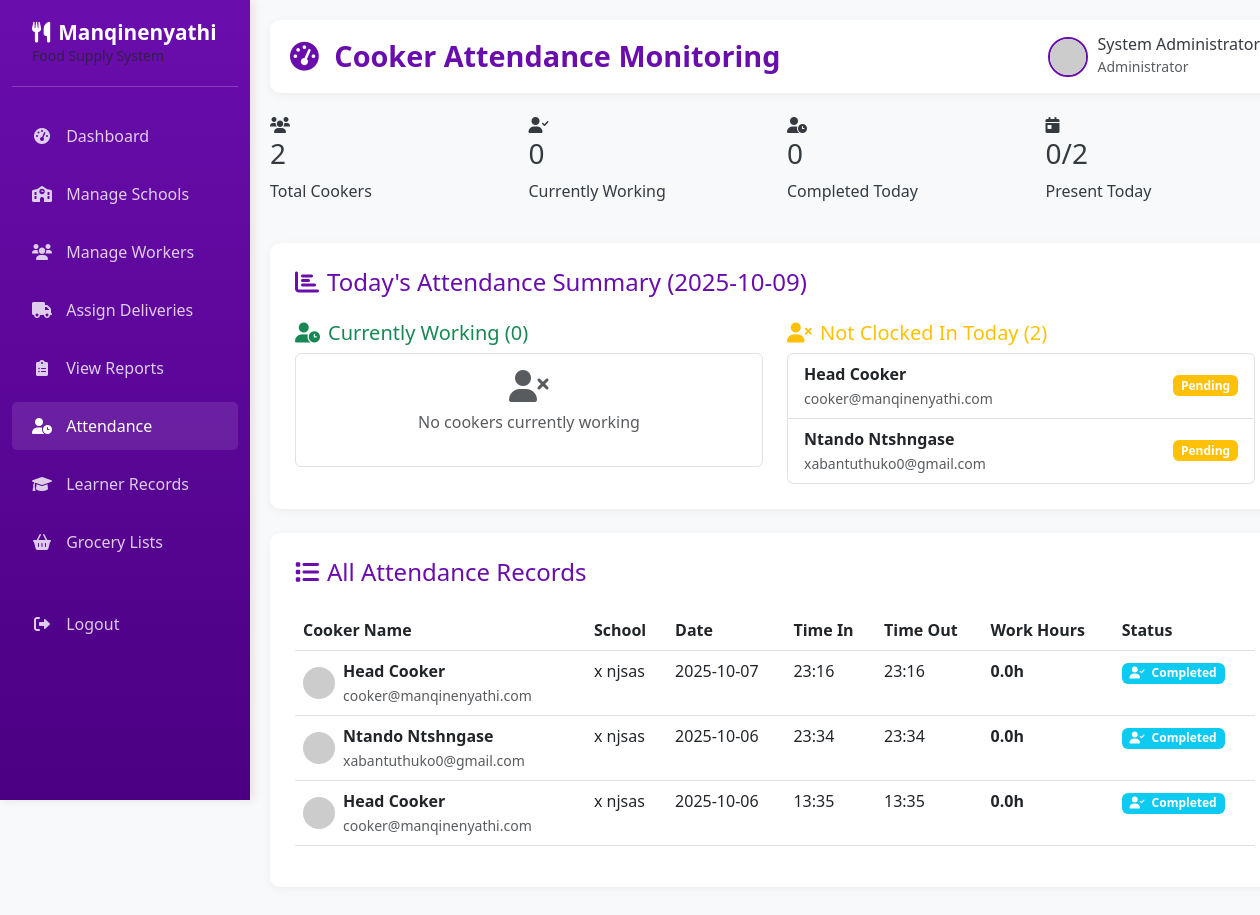
The page /admin/attendance (signed in) on the database as committed earlier.
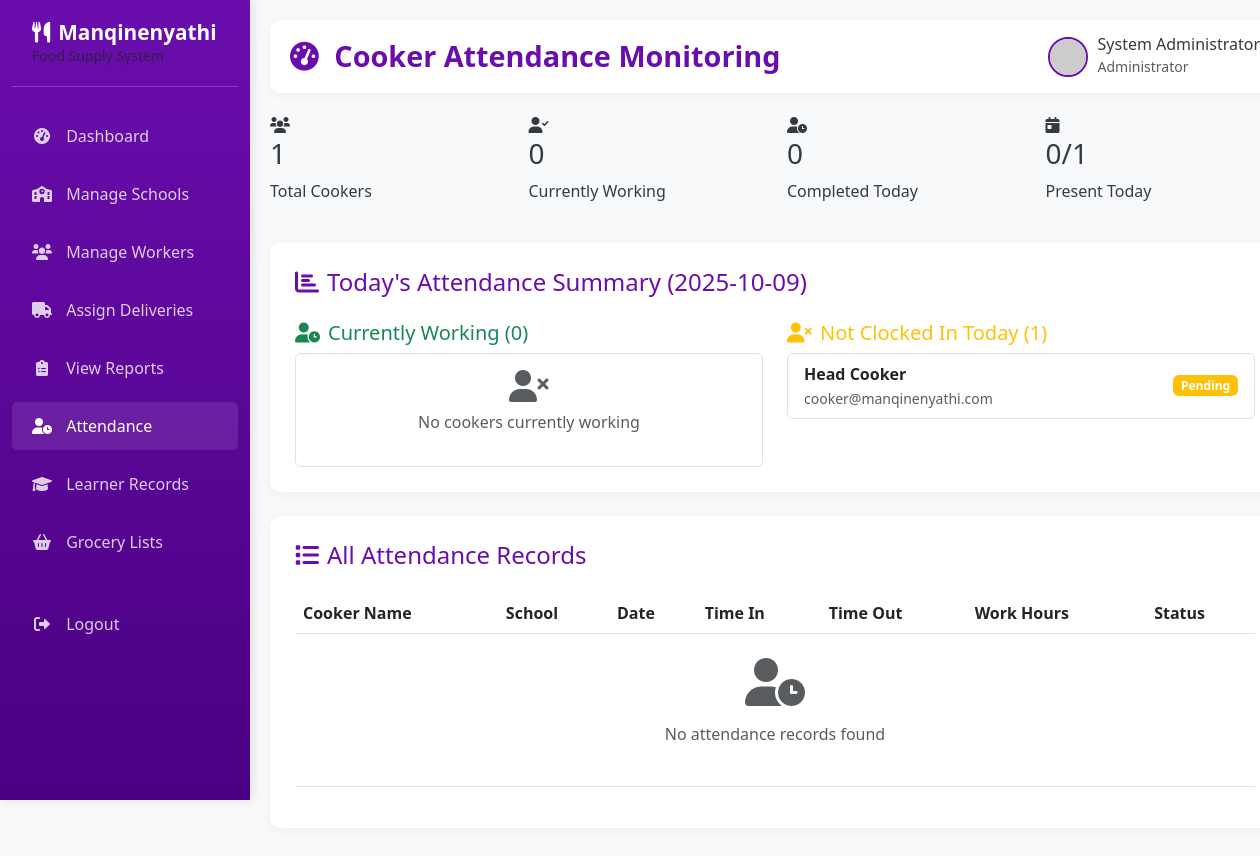
The same page on the database as committed later.
### app.py (models this page shows, shortened)
class User(db.Model):
    __tablename__ = 'users'
    user_id = db.Column(db.Integer, primary_key=True)
    full_name = db.Column(db.String(100), nullable=False)
    email = db.Column(db.String(100), unique=True, nullable=False)
    password = db.Column(db.String(255), nullable=False)
    role = db.Column(db.Enum('admin', 'cooker', 'delivery'), nullable=False)
    phone = db.Column(db.String(20))
    created_at = db.Column(db.DateTime, default=datetime.utcnow)
    deliveries = db.relationship('Delivery', backref='delivery_guy', foreign_keys='Delivery.delivery_guy_id')
    attendance = db.relationship('Attendance', backref='cooker', foreign_keys='Attendance.cooker_id')
    learners = db.relationship('Learner', backref='cooker', foreign_keys='Learner.cooker_id')

class Attendance(db.Model):
    __tablename__ = 'attendance'
    attendance_id = db.Column(db.Integer, primary_key=True)
    cooker_id = db.Column(db.Integer, db.ForeignKey('users.user_id'), nullable=False)
    school_id = db.Column(db.Integer, db.ForeignKey('schools.school_id'), nullable=False)
    date = db.Column(db.Date, nullable=False)
    time_in = db.Column(db.DateTime)
    time_out = db.Column(db.DateTime)
    created_at = db.Column(db.DateTime, default=datetime.utcnow)

class School(db.Model):
    __tablename__ = 'schools'
    school_id = db.Column(db.Integer, primary_key=True)
    school_name = db.Column(db.String(150), nullable=False)
    location = db.Column(db.String(150), nullable=False)
    contact_person = db.Column(db.String(100), nullable=False)
    contact_number = db.Column(db.String(20), nullable=False)
    created_at = db.Column(db.DateTime, default=datetime.utcnow)
    deliveries = db.relationship('Delivery', backref='school')
    attendance = db.relationship('Attendance', backref='school')
    learners = db.relationship('Learner', backref='school')

### app.py (the view)
@app.route('/admin/attendance')
def admin_attendance():
    if session.get('role') != 'admin':
        return redirect(url_for('home'))
    today = datetime.now().date()
    attendance_records = db.session.query(Attendance, User, School)\
        .join(User, Attendance.cooker_id == User.user_id)\
        .join(School, Attendance.school_id == School.school_id)\
        .order_by(Attendance.date.desc(), Attendance.time_in.desc())\
        .all()
    today_attendance = db.session.query(Attendance, User, School)\
        .join(User, Attendance.cooker_id == User.user_id)\
        .join(School, Attendance.school_id == School.school_id)\
        .filter(Attendance.date == today)\
        .all()
    total_cookers = User.query.filter_by(role='cooker').count()
    total_cookers_today = len(today_attendance)
    clocked_in_today = len([att for att, user, school in today_attendance if att.time_in and not att.time_out])
    completed_today = len([att for att, user, school in today_attendance if att.time_in and att.time_out])
    not_clocked_in_today = total_cookers - total_cookers_today
    all_cookers = User.query.filter_by(role='cooker').all()
    cookers_with_attendance_today = [user.user_id for att, user, school in today_attendance]
    pending_cookers = [cooker for cooker in all_cookers if cooker.user_id not in cookers_with_attendance_today]
    return render_template('admin_attendance.html',
                         attendance_records=attendance_records,
                         today_attendance=today_attendance,
                         total_cookers=total_cookers,
                         total_cookers_today=total_cookers_today,
                         clocked_in_today=clocked_in_today,
                         completed_today=completed_today,
                         not_clocked_in_today=not_clocked_in_today,
                         pending_cookers=pending_cookers,
                         today=today)

### templates/admin_attendance.html (shortened to what the changed rows need)
{% extends "admin_base.html" %}
{% block page_title %}Cooker Attendance Monitoring{% endblock %}
{% block content %}
<div class="row mb-4">
    <div class="col-md-3">
        <div class="dashboard-card">
            <div class="card-icon">
                <i class="fas fa-users"></i>
            </div>
            <h3>{{ total_cookers }}</h3>
            <p>Total Cookers</p>
        </div>
    </div>
    <div class="col-md-3">
        <div class="dashboard-card">
            <div class="card-icon">
                <i class="fas fa-calendar-day"></i>
            </div>
            <h3>{{ total_cookers_today }}/{{ total_cookers }}</h3>
            <p>Present Today</p>
        </div>
    </div>
</div>
<div class="content-card mb-4">
    <div class="row">
        <div class="col-md-6">
            <h5 class="text-warning">
                <i class="fas fa-user-times me-2"></i>Not Clocked In Today ({{ not_clocked_in_today }})
            </h5>
            <div class="list-group">
                {% for cooker in pending_cookers %}
                <div class="list-group-item d-flex justify-content-between align-items-center">
                    <div>
                        <strong>{{ cooker.full_name }}</strong>
                        <br>
                        <small class="text-muted">{{ cooker.email }}</small>
                    </div>
                    <span class="badge bg-warning">Pending</span>
                </div>
                {% else %}
                <div class="list-group-item text-center text-muted py-3">
                    <i class="fas fa-user-check fa-2x mb-2"></i>
                    <p>All cookers have clocked in today</p>
                </div>
                {% endfor %}
            </div>
        </div>
    </div>
</div>
<div class="content-card">
    <div class="table-responsive">
        <table class="table table-hover">
            <thead>
                <tr>
                    <th>Cooker Name</th>
                    <th>School</th>
                    <th>Date</th>
                    <th>Time In</th>
                    <th>Time Out</th>
                    <th>Work Hours</th>
                    <th>Status</th>
                </tr>
            </thead>
            <tbody>
                {% for record in attendance_records %}
                {% set att, user, school = record %}
                <tr>
                    <td>
                        <div class="d-flex align-items-center">
                            <img src="https://ui-avatars.com/api/?name={{ user.full_name|urlencode }}&background=6a0dad&color=fff"
                                 alt="{{ user.full_name }}" class="rounded-circle me-2" width="32" height="32">
                            <div>
                                <strong>{{ user.full_name }}</strong>
                                <br>
                                <small class="text-muted">{{ user.email }}</small>
                            </div>
                        </div>
                    </td>
                    <td>{{ school.school_name }}</td>
                    <td>{{ att.date.strftime('%Y-%m-%d') }}</td>
                    <td>
                        {% if att.time_in %}
                            {{ att.time_in.strftime('%H:%M') }}
                        {% else %}
                            <span class="text-muted">-</span>
                        {% endif %}
                    </td>
                    <td>
                        {% if att.time_out %}
                            {{ att.time_out.strftime('%H:%M') }}
                        {% else %}
                            <span class="text-muted">-</span>
                        {% endif %}
                    </td>
                    <td>
                        {% if att.time_in and att.time_out %}
                            {% set hours = (att.time_out - att.time_in).total_seconds() / 3600 %}
                            <strong>{{ "%.1f"|format(hours) }}h</strong>
                        {% else %}
                            <span class="text-muted">-</span>
                        {% endif %}
                    </td>
                    <td>
                        {% if att.time_in and not att.time_out %}
                            <span class="badge bg-success">
                                <i class="fas fa-user-clock me-1"></i> Working
                            </span>
                        {% elif att.time_in and att.time_out %}
                            <span class="badge bg-info">
                                <i class="fas fa-user-check me-1"></i> Completed
                            </span>
                        {% else %}
                            <span class="badge bg-warning">
                                <i class="fas fa-user-times me-1"></i> Not Started
                            </span>
                        {% endif %}
                    </td>
                </tr>
                {% else %}
                <tr>
                    <td colspan="7" class="text-center py-4">
                        <i class="fas fa-user-clock fa-3x text-muted mb-3"></i>
                        <p class="text-muted">No attendance records found</p>
                    </td>
                </tr>
                {% endfor %}
            </tbody>
        </table>
    </div>
</div>
{% endblock %}

Rows that differ between the two databases and show on the page:
removed User: full_name "Ntando Ntshngase", email "xabantuthuko0@gmail.com"
removed Attendance: {{ user.full_name }} "Head Cooker", {{ user.email }} "cooker@manqinenyathi.com", date "2025-10-07", time_in "23:16", time_out "23:16", hours "0.0", shows "Completed"
no longer on this page (row edited): School: school_name "x njsas"
removed Attendance: date "2025-10-06", time_in "23:34", time_out "23:34", hours "0.0", shows "Completed"
removed Attendance: {{ user.full_name }} "Head Cooker", {{ user.email }} "cooker@manqinenyathi.com", date "2025-10-06", time_in "13:35", time_out "13:35", hours "0.0", shows "Completed"
Other text that changed with them:
{{ total_cookers }}: "2" → "1"
{{ not_clocked_in_today }}: "2" → "1"
text now shown: "No attendance records found"
